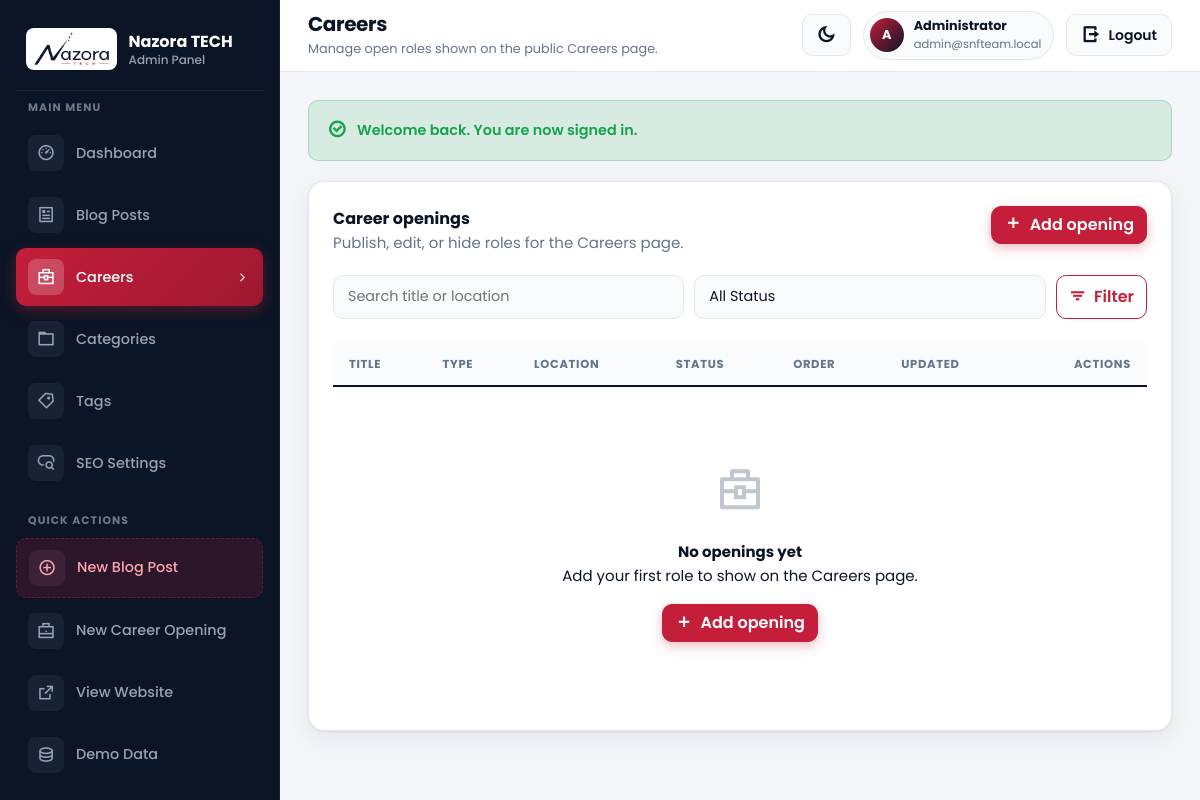
Page /admin/careers.php (signed in) on the earlier database version.
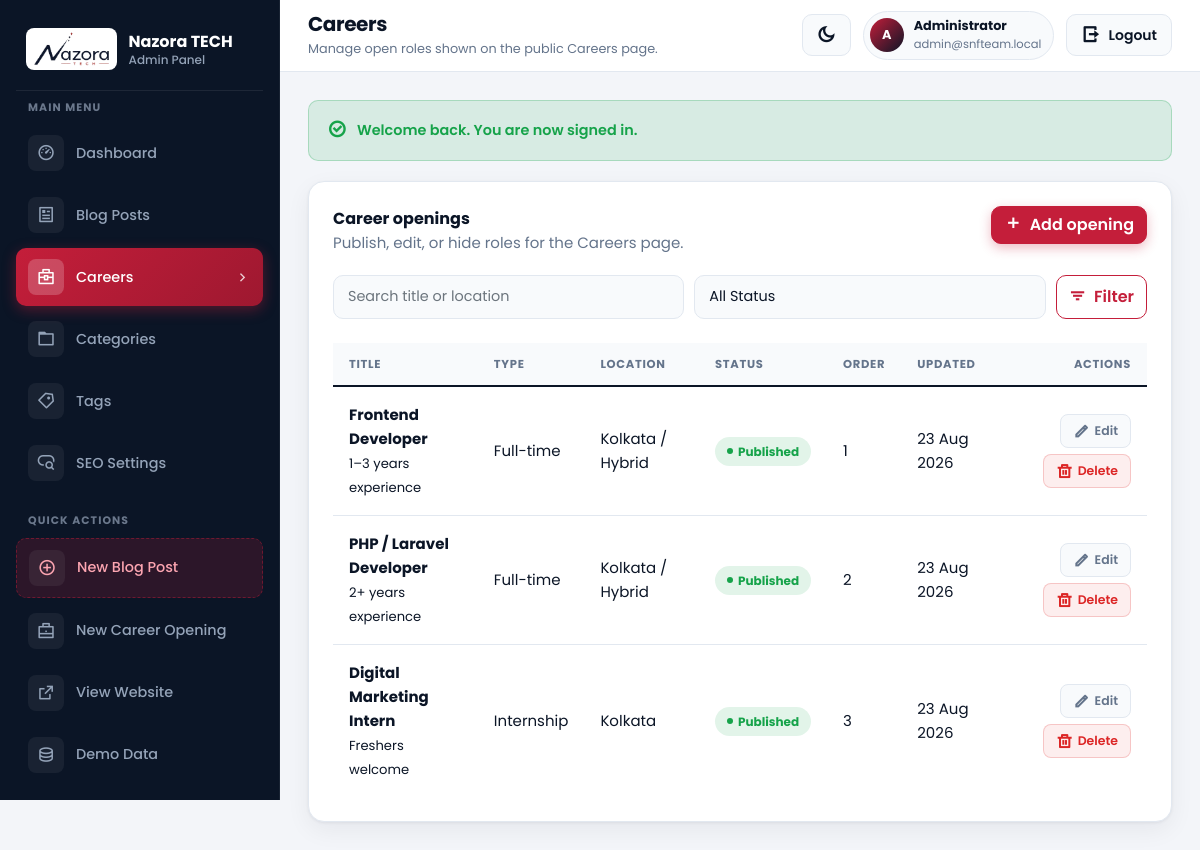
Same page on the later database version.
### tables this page shows
CREATE TABLE careers (
        id INTEGER PRIMARY KEY AUTOINCREMENT,
        title TEXT NOT NULL,
        employment_type TEXT NOT NULL DEFAULT 'Full-time',
        location TEXT NOT NULL DEFAULT 'Kolkata',
        experience TEXT NULL,
        description TEXT NOT NULL,
        apply_url TEXT NULL,
        status TEXT NOT NULL DEFAULT 'published',
        sort_order INTEGER NOT NULL DEFAULT 0,
        deleted_at TEXT NULL,
        created_at TEXT NOT NULL,
        updated_at TEXT NOT NULL
    );

### includes/site_config.php (called while the page is built, shortened)
<?php
function site_company_name(): string
{
    return SITE_COMPANY_NAME;
}

### includes/blog_app.php (called while the page is built, shortened)
<?php
if (!defined('BLOG_APP_BOOTSTRAPPED')) {
    require_once __DIR__ . '/site_config.php';
}
function blog_base_url(): string
{
    static $baseUrl;
    if ($baseUrl === null) {
        $scriptName = str_replace('\\', '/', dirname($_SERVER['SCRIPT_NAME'] ?? ''));
        $baseUrl = preg_replace('~/admin$~', '', $scriptName);
        $baseUrl = rtrim($baseUrl, '/');
    }
    return $baseUrl ?: '';
}
function blog_url(string $path = ''): string
{
    $path = ltrim($path, '/');
    return blog_base_url() . ($path !== '' ? '/' . $path : '');
}
function blog_escape(?string $value): string
{
    return htmlspecialchars((string) $value, ENT_QUOTES, 'UTF-8');
}
function blog_get_flash(): ?array
{
    $flash = $_SESSION['blog_flash'];
    return $flash;
}
function blog_current_user(): ?array
{
    return $_SESSION['blog_user'] ?? null;
}

### includes/careers_app.php (called while the page is built, shortened)
<?php
require_once __DIR__ . '/blog_app.php';
function careers_list(array $filters = []): array
{
    $pdo = blog_db();
    $sql = 'SELECT * FROM careers WHERE deleted_at IS NULL';
    $params = [];
    $sql .= ' ORDER BY sort_order ASC, updated_at DESC';
    $stmt = $pdo->prepare($sql);
    $stmt->execute($params);
    return $stmt->fetchAll();
}

### admin/careers.php (the view, shortened to what this page needs)
<?php
require_once __DIR__ . '/../includes/careers_app.php';
$filters = [
    'search' => trim((string) ($_GET['search'] ?? '')),
    'status' => trim((string) ($_GET['status'] ?? '')),
];
$jobs = careers_list($filters);
$pageTitle = 'Careers';
$pageSubtitle = 'Manage open roles shown on the public Careers page.';
$activeMenu = 'careers';
include __DIR__ . '/includes/header.php';
?>
<div class="admin-table-card">
  <div class="admin-section-head">
    <div>
      <strong>Career openings</strong>
      <p class="admin-muted mb-0">Publish, edit, or hide roles for the Careers page.</p>
    </div>
    <a class="btn btn-primary" href="career-form.php"><i class="ri-add-line"></i> Add opening</a>
  </div>
  <form class="admin-filter-bar mb-4" method="get">
    <input class="form-control" type="search" name="search" value="<?php echo blog_escape($filters['search']); ?>" placeholder="Search title or location">
    <select class="form-select" name="status">
      <option value="">All Status</option>
    </select>
    <button class="btn btn-outline-primary" type="submit"><i class="ri-filter-3-line"></i> Filter</button>
  </form>
  <div class="table-responsive">
    <table class="table admin-table align-middle">
      <thead>
        <tr>
          <th>Title</th>
          <th>Type</th>
          <th>Location</th>
          <th>Status</th>
          <th>Order</th>
          <th>Updated</th>
          <th class="text-end">Actions</th>
        </tr>
      </thead>
      <tbody>
        <?php if (!$jobs) : ?>
          <tr>
            <td colspan="7">
              <div class="admin-empty">
                <i class="ri-briefcase-4-line"></i>
                <strong>No openings yet</strong>
                <p class="mb-3">Add your first role to show on the Careers page.</p>
                <a class="btn btn-primary" href="career-form.php"><i class="ri-add-line"></i> Add opening</a>
              </div>
            </td>
          </tr>
        <?php endif; ?>
        <?php foreach ($jobs as $job) : ?>
          <tr>
            <td>
              <strong><?php echo blog_escape($job['title']); ?></strong>
              <?php if (!empty($job['experience'])) : ?>
                <br><small><?php echo blog_escape($job['experience']); ?></small>
              <?php endif; ?>
            </td>
            <td><?php echo blog_escape($job['employment_type']); ?></td>
            <td><?php echo blog_escape($job['location']); ?></td>
            <td><span class="status-pill <?php echo blog_escape($job['status']); ?>"><?php echo blog_escape(ucfirst($job['status'])); ?></span></td>
            <td><?php echo (int) $job['sort_order']; ?></td>
            <td><?php echo blog_escape(date('d M Y', strtotime($job['updated_at']))); ?></td>
            <td class="text-end">
              <div class="admin-actions">
                <a class="btn-action btn-action-edit" href="career-form.php?id=<?php echo (int) $job['id']; ?>" title="Edit"><i class="ri-pencil-line"></i><span class="action-label">Edit</span></a>
                <form method="post" onsubmit="return confirm('Remove this opening?');">
                  <button type="submit" class="btn-action btn-action-delete" title="Delete"><i class="ri-delete-bin-line"></i><span class="action-label">Delete</span></button>
                </form>
              </div>
            </td>
          </tr>
        <?php endforeach; ?>
      </tbody>
    </table>
  </div>
</div>
<?php include __DIR__ . '/includes/footer.php'; ?>

### admin/includes/header.php (shortened to what this page needs)
<?php
$flashMessage = blog_get_flash();
$currentUser = blog_current_user();
$pageTitle = $pageTitle ?? 'Admin Panel';
$pageSubtitle = $pageSubtitle ?? 'Manage content, careers, SEO, and media.';
$activeMenu = $activeMenu ?? '';
$navItems = [
    ['id' => 'dashboard', 'label' => 'Dashboard', 'href' => 'dashboard.php', 'icon' => 'ri-dashboard-3-line'],
    ['id' => 'posts', 'label' => 'Blog Posts', 'href' => 'posts.php', 'icon' => 'ri-article-line'],
    ['id' => 'careers', 'label' => 'Careers', 'href' => 'careers.php', 'icon' => 'ri-briefcase-4-line'],
    ['id' => 'categories', 'label' => 'Categories', 'href' => 'categories.php', 'icon' => 'ri-folder-3-line'],
    ['id' => 'tags', 'label' => 'Tags', 'href' => 'tags.php', 'icon' => 'ri-price-tag-3-line'],
    ['id' => 'settings', 'label' => 'SEO Settings', 'href' => 'settings.php', 'icon' => 'ri-seo-line'],
];
?>
<!DOCTYPE html>
<html lang="en" data-theme="light">
<head>
  <?php include __DIR__ . '/head.php'; ?>
</head>
<body class="admin-app">
  <div class="admin-shell" id="adminShell">
    <aside class="admin-sidebar" id="adminSidebar">
      <div class="admin-sidebar-inner">
        <a href="dashboard.php" class="admin-brand">
          <img src="../assets/images/logo/nazora-logo.png" alt="<?php echo blog_escape(site_company_name()); ?>" class="admin-brand-logo">
          <div class="admin-brand-text">
            <strong>Nazora TECH</strong>
            <span>Admin Panel</span>
          </div>
        </a>
        <div class="admin-nav-group">
          <span class="admin-nav-label">Main Menu</span>
          <nav class="admin-nav">
            <?php foreach ($navItems as $item) : ?>
              <a href="<?php echo blog_escape($item['href']); ?>" class="admin-nav-link<?php echo $activeMenu === $item['id'] ? ' is-active' : ''; ?>">
                <span class="admin-nav-icon"><i class="<?php echo blog_escape($item['icon']); ?>"></i></span>
                <span class="admin-nav-text"><?php echo blog_escape($item['label']); ?></span>
                <i class="ri-arrow-right-s-line admin-nav-arrow"></i>
              </a>
            <?php endforeach; ?>
          </nav>
        </div>
        <div class="admin-nav-group">
          <span class="admin-nav-label">Quick Actions</span>
          <nav class="admin-nav admin-nav--compact">
            <a href="post-form.php" class="admin-nav-link admin-nav-link--cta">
              <span class="admin-nav-icon"><i class="ri-add-circle-line"></i></span>
              <span class="admin-nav-text">New Blog Post</span>
            </a>
            <a href="career-form.php" class="admin-nav-link">
              <span class="admin-nav-icon"><i class="ri-briefcase-line"></i></span>
              <span class="admin-nav-text">New Career Opening</span>
            </a>
            <a href="<?php echo blog_escape(blog_url('index.php')); ?>" class="admin-nav-link" target="_blank" rel="noopener">
              <span class="admin-nav-icon"><i class="ri-external-link-line"></i></span>
              <span class="admin-nav-text">View Website</span>
            </a>
            <a href="seed-demo.php" class="admin-nav-link">
              <span class="admin-nav-icon"><i class="ri-database-2-line"></i></span>
              <span class="admin-nav-text">Demo Data</span>
            </a>
          </nav>
        </div>
      </div>
    </aside>
    <div class="admin-main">
      <header class="admin-header">
        <div class="admin-header-left">
          <div class="admin-page-head">
            <h1><?php echo blog_escape($pageTitle); ?></h1>
            <p><?php echo blog_escape($pageSubtitle); ?></p>
          </div>
        </div>
        <div class="admin-header-right">
          <button class="admin-header-btn" type="button" data-theme-toggle aria-label="Toggle theme">
            <i class="ri-moon-line"></i>
          </button>
          <div class="admin-user">
            <div class="admin-user-avatar"><?php echo blog_escape(strtoupper(substr($currentUser['name'] ?? 'A', 0, 1))); ?></div>
            <div class="admin-user-info">
              <strong><?php echo blog_escape($currentUser['name'] ?? 'Administrator'); ?></strong>
              <small><?php echo blog_escape($currentUser['email'] ?? ''); ?></small>
            </div>
          </div>
          <a class="admin-header-btn admin-header-btn--danger" href="logout.php" title="Logout">
            <i class="ri-logout-box-r-line"></i>
            <span class="d-none d-lg-inline">Logout</span>
          </a>
        </div>
      </header>
      <main class="admin-content">
        <?php if ($flashMessage) : ?>
          <div class="admin-toast admin-toast--<?php echo blog_escape($flashMessage['type']); ?>" data-auto-dismiss>
            <i class="ri-<?php echo $flashMessage['type'] === 'success' ? 'checkbox-circle' : 'error-warning'; ?>-line"></i>
            <span><?php echo blog_escape($flashMessage['message']); ?></span>
          </div>
        <?php endif; ?>

### admin/includes/head.php (shortened to what this page needs)
<?php
$pageTitle = $pageTitle ?? 'Admin Panel';
$adminCssVersion = @filemtime(__DIR__ . '/../assets/css/admin.css') ?: time();
?>
<link rel="stylesheet" href="../assets/css/bootstrap.min.css">
<link rel="stylesheet" href="https://cdn.jsdelivr.net/npm/remixicon@4.6.0/fonts/remixicon.css">
<link rel="stylesheet" href="assets/css/admin.css?v=<?php echo (int) $adminCssVersion; ?>">

### admin/includes/footer.php (shortened to what this page needs)
      </main>
    </div>
  </div>
</body>
</html>

Differences in the rows shown:
added careers: title "Frontend Developer", experience "1–3 years experience", employment_type "Full-time", location "Kolkata / Hybrid", status "Published", sort_order "1", updated_at "23 Aug 2026"
added careers: title "PHP / Laravel Developer", experience "2+ years experience", employment_type "Full-time", location "Kolkata / Hybrid", status "Published", sort_order "2", updated_at "23 Aug 2026"
added careers: title "Digital Marketing Intern", experience "Freshers welcome", employment_type "Internship", location "Kolkata", status "Published", sort_order "3", updated_at "23 Aug 2026"
Other differences:
text no longer shown: "No openings yet Add your first role to show on the Careers page. Add opening"
